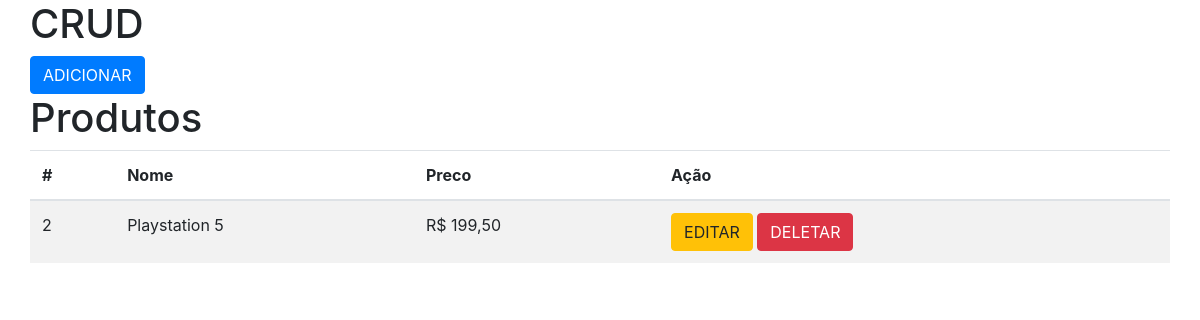
Before: / with the older database file.
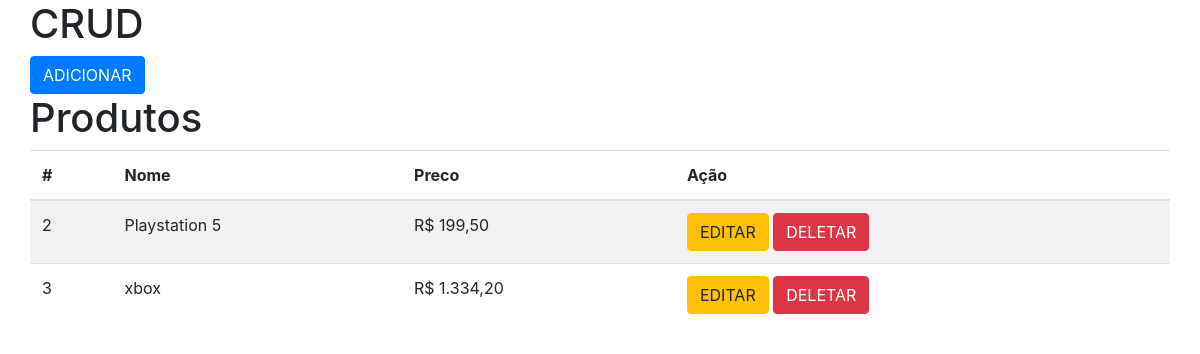
After: the same page with the newer database file.
### core/models.py (models this page shows, shortened)
class Produto(models.Model):
    nome = models.CharField(max_length=200)
    preco = models.DecimalField(max_digits=8, decimal_places=2)

### core/views.py (the view)
# urls.py: path('', IndexView.as_view(), name='index'),
class IndexView(ListView):
    model = Produto
    template_name = 'index.html'
    queryset = Produto.objects.all()
    context_object_name = 'produtos'

### core/templates/index.html
{% extends 'base.html' %}
{% load humanize %}
{% block content %}
<div class="row">
    <button type="button" class="btn btn-primary">
      <a href="{% url 'add_produto' %}">Adicionar</a>
    </button>
</div>
<div class="row">
    <h1>Produtos</h1>
    <table class="table table-striped">
        <thead>
            <tr>
                <th scope="col">#</th>
                <th scope="col">Nome</th>
                <th scope="col">Preco</th>
                <th scope="col">Ação</th>
            </tr>
        </thead>
        <tbody>
        {% for produto in produtos %}
            <tr>
                <td>{{ produto.id }}</td>
                <td>{{ produto.nome }}</td>
                <td>R$ {{ produto.preco|intcomma }}</td>
                <td>
                    <a class="btn btn-warning" href="{% url 'upd_produto' produto.pk %}">Editar</a>
                    <a class="btn btn-danger" href="{% url 'del_produto' produto.pk %}">Deletar</a>
                </td>
            </tr>
        {% endfor %}
        </tbody>
    </table>
</div>
{% endblock %}

### core/templates/base.html (shortened to what this page needs)
{% load bootstrap4 %}
{% load static %}
<!DOCTYPE html>
<html lang="pt-br">
<head>
    {% bootstrap_css %}
    <link rel="stylesheet" href="{% static 'css/style.css' %}">
</head>
<body>
    <div class="container">
        <div class="row">
            <h1>CRUD</h1>
        </div>
        {% block content %}
        {% endblock %}
    </div>
</body>
</html>

### core/static/css/style.css (style rules this page uses)
a { color: white; text-decoration: none; text-transform: uppercase; }

Changed rows visible on the page:
added Produto: id "3", nome "xbox", preco "1.334,20"
